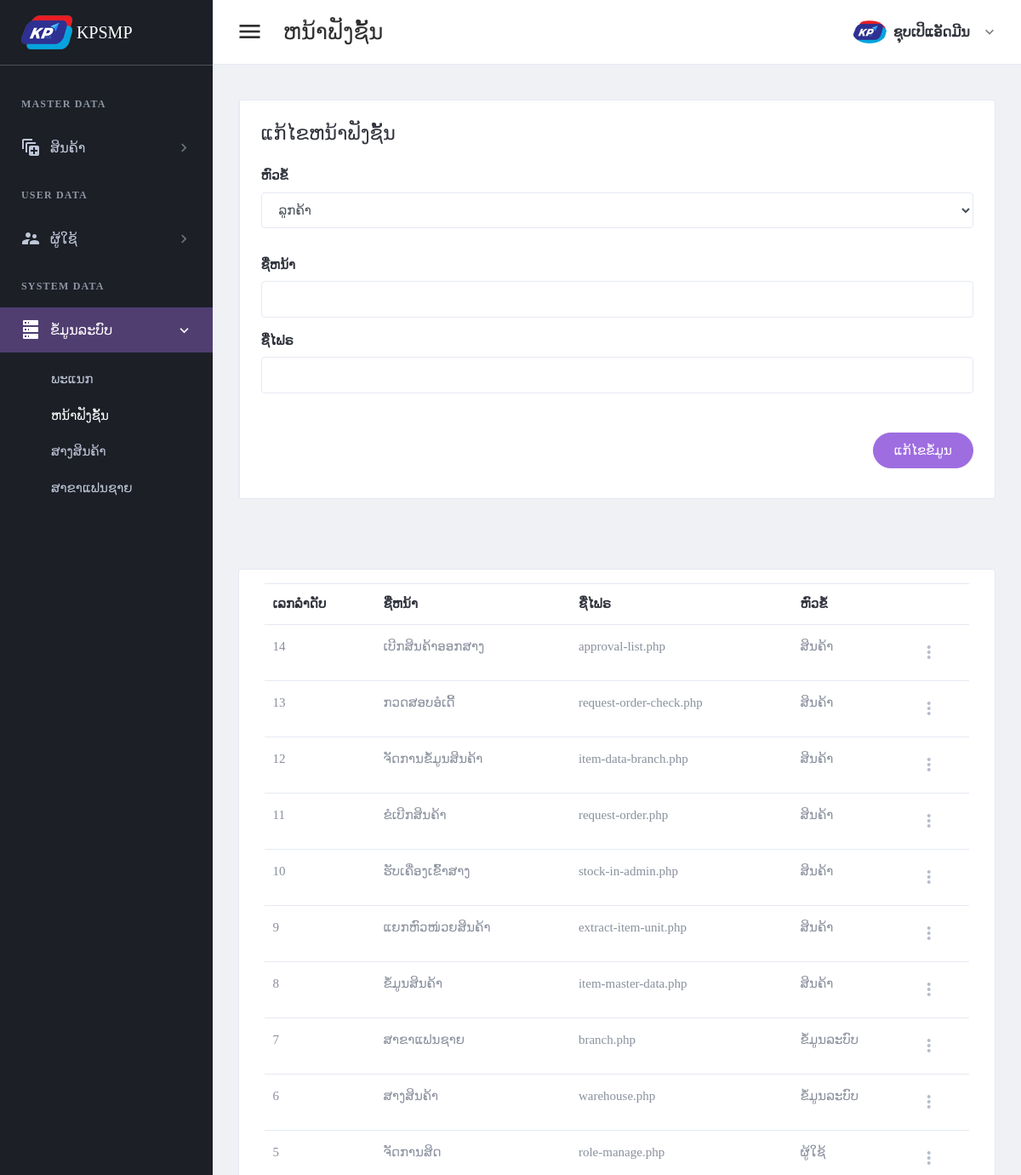
The app's page /page/edit-function.php (signed in, upper part), older data.
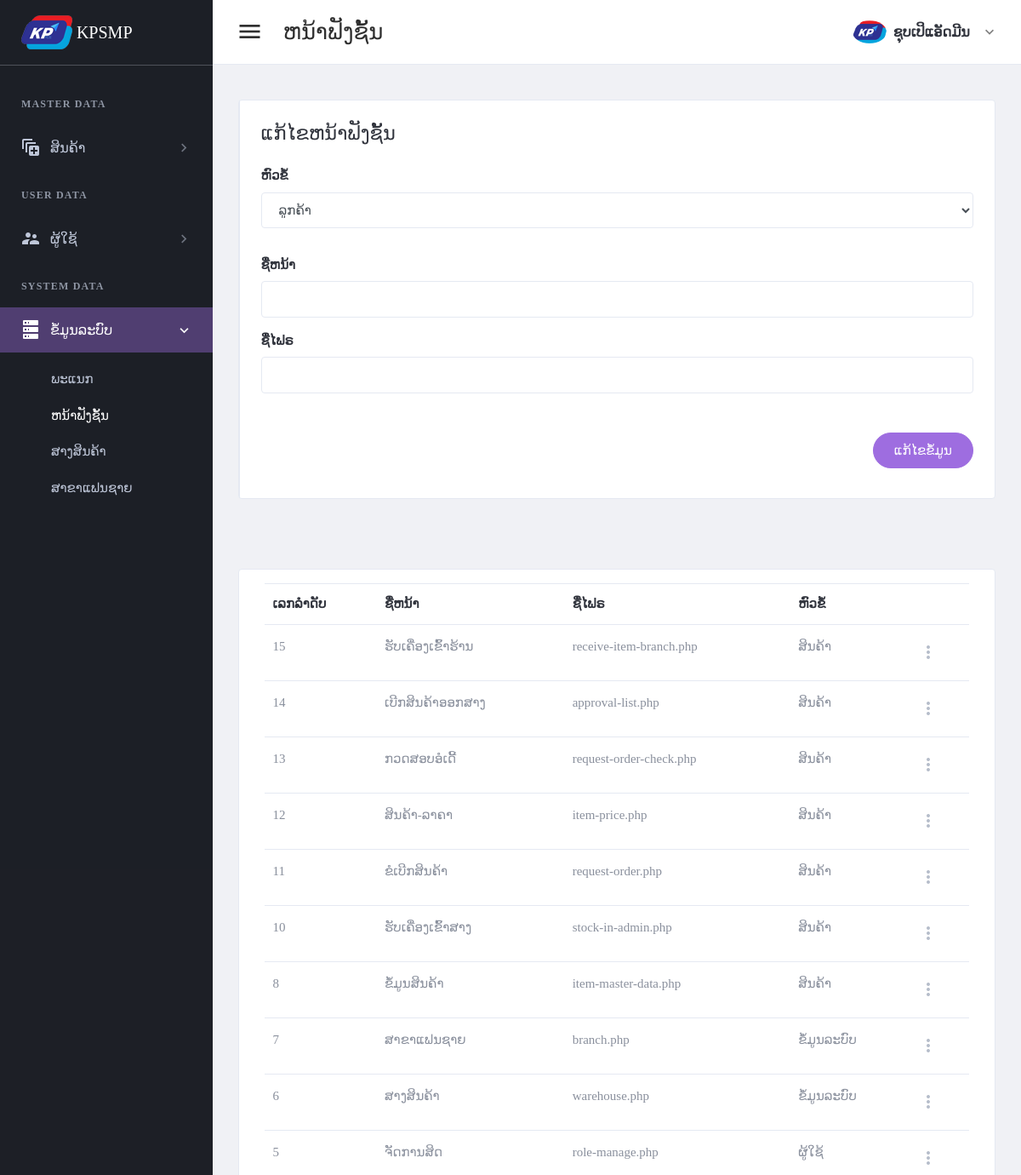
The same page, newer data.
### tables this page shows
CREATE TABLE `tbl_header_title` (
  `ht_id` int(11) NOT NULL,
  `ht_name` varchar(300) DEFAULT NULL
);

CREATE TABLE `tbl_sub_title` (
  `st_id` int(11) NOT NULL,
  `st_name` varchar(300) DEFAULT NULL,
  `icon_code` varchar(100) DEFAULT NULL,
  `ht_id` int(11) DEFAULT NULL
);

CREATE TABLE `tbl_page_title` (
  `pt_id` int(11) NOT NULL,
  `pt_name` varchar(300) DEFAULT NULL,
  `ptf_name` varchar(100) DEFAULT NULL,
  `st_id` int(11) DEFAULT NULL
);

### setting/checksession.php (called while the page is built, shortened)
<?php
	if($_SESSION['id_users'] == "" )
	{
	header("location:logout.php");
	}
	  else{
		$role_id = $_SESSION["role_id"];
	}
?>

### page/edit-function.php (the view, shortened to what the changed rows need)
<?php
include("../setting/checksession.php");
include("../setting/conn.php");
$header_name = "ຫນ້າຟັງຊັ້ນ";
$header_click = "4";
?>
<!DOCTYPE html>
<html lang="en" dir="ltr">
<head>
	<?php
	include("../setting/callcss.php");
	?>
</head>
<body class="navbar-fixed sidebar-fixed" id="body">
	<div class="wrapper">
		<?php include "menu.php"; ?>
		<div class="page-wrapper">
			<div class="content-wrapper">
				<div class="content">
					<div class="card card-default">
						<div class="card-body">
							<table id="productsTable" class="table table-hover table-product" style="width:100%">
								<thead>
									<tr>
										<th>ເລກລຳດັບ</th>
										<th>ຊື່ຫນ້າ</th>
										<th>ຊື່ໄຟຣ</th>
										<th>ຫົວຂໍ້</th>
										<th></th>
									</tr>
								</thead>
								<tbody>
									<?php
									$stmt4 = $conn->prepare("SELECT  pt_id,pt_name,ptf_name,st_name
									FROM tbl_page_title a
									left join tbl_sub_title b on a.st_id = b.st_id order by pt_id desc ");
									$stmt4->execute();
									if ($stmt4->rowCount() > 0) {
										while ($row4 = $stmt4->fetch(PDO::FETCH_ASSOC)) {
											$pt_id = $row4['pt_id'];
											$pt_name = $row4['pt_name'];
											$ptf_name = $row4['ptf_name'];
											$st_name = $row4['st_name'];
									?>
											<tr>
												<td><?php echo "$pt_id"; ?></td>
												<td><?php echo "$pt_name"; ?></td>
												<td><?php echo "$ptf_name"; ?></td>
												<td><?php echo "$st_name"; ?></td>
												<td>
                                                    <div class="dropdown">
                                                        <a class="dropdown-toggle icon-burger-mini" href="#" role="button" id="dropdownMenuLink" data-toggle="dropdown" aria-haspopup="true" aria-expanded="false" data-display="static">
                                                        </a>
                                                    </div>
                                                </td>
											</tr>
									<?php
										}
									}
									?>
								</tbody>
							</table>
						</div>
					</div>
				</div>
			</div>
		</div>
	</div>
</body>
</html>

### page/menu.php (shortened to what the changed rows need)
<aside class="left-sidebar sidebar-dark" id="left-sidebar">
  <div id="sidebar" class="sidebar sidebar-with-footer">
    <div class="sidebar-left" data-simplebar style="height: 100%;">
      <ul class="nav sidebar-inner" id="sidebar-menu">
        <?php
        $stmt = $conn->prepare(" SELECT distinct a.ht_id,ht_name
        FROM tbl_header_title a
        left join tbl_role_page b on a.ht_id = b.ht_id
        where role_id ='$role_id'
        order by  a.ht_id asc ");
        $stmt->execute();
        if ($stmt->rowCount() > 0) {
          while ($row = $stmt->fetch(PDO::FETCH_ASSOC)) {
            $ht_id = $row['ht_id'];
            $ht_name = $row['ht_name'];
        ?>
            <li class="section-title"> <?php echo "$ht_name"; ?></li>
            <?php
            $stmt1 = $conn->prepare("SELECT distinct a.st_id,st_name,role_id,icon_code
            FROM tbl_sub_title a
            left join tbl_role_page b on a.st_id = b.st_id
            where a.ht_id = '$ht_id' and role_id ='$role_id'
            order by a.st_id asc ");
            $stmt1->execute();
            if ($stmt1->rowCount() > 0) {
              while ($row1 = $stmt1->fetch(PDO::FETCH_ASSOC)) {
                $st_name = $row1['st_name'];
                $st_id = $row1['st_id'];
                $icon_code = $row1['icon_code'];
            ?>
                <li class='has-sub <?php if ($header_click == "$st_id") {  echo "active expand"; } ?>'>
                  <a class="sidenav-item-link" href="javascript:void(0)" data-toggle="collapse" data-target='#<?php echo "$st_name"; ?>' aria-expanded="false" aria-controls="<?php echo "$st_name"; ?>">
                    <i class="mdi <?php echo"$icon_code";?>"></i>
                    <span class="nav-text"> <?php echo "$st_name"; ?> </span> <b class="caret"></b>
                  </a>
                  <ul class='collapse <?php if ($header_click == "$st_id" ) { echo "show"; } ?>' id="<?php echo "$st_name"; ?>" data-parent="#sidebar-menu">
                    <div class="sub-menu">
                      <?php
                      $stmt2 = $conn->prepare(" SELECT pt_name,ptf_name
                      FROM tbl_page_title a
                      left join tbl_role_page b on a.pt_id = b.pt_id
                      where a.st_id = '$st_id' and role_id ='$role_id'
                      order by a.pt_id asc ");
                      $stmt2->execute();
                      if ($stmt2->rowCount() > 0) {
                        while ($row2 = $stmt2->fetch(PDO::FETCH_ASSOC)) {
                          $pt_name = $row2['pt_name'];
                      ?>
                          <li class="<?php if ($header_name ==  $row2['pt_name']) { echo "active"; } ?>">
                            <a class="sidenav-item-link" href='<?php echo $row2['ptf_name'] ?>'>
                              <span class="nav-text"><?php echo"$pt_name";?></span>
                            </a>
                          </li>
                      <?php
                        }
                      }
                      ?>
                    </div>
                  </ul>
              <?php
              }
            }
              ?>
                </li>
            <?php
          }
        }
            ?>
      </ul>
    </div>
  </div>
</aside>

Row changes from the older to the newer data that the page shows:
removed tbl_page_title: pt_id "9", pt_name "ແຍກຫົວໜ່ວຍສິນຄ້າ", ptf_name "extract-item-unit.php", st.st_name "ສິນຄ້າ", shown under "ແກ້ໄຂຫນ້າຟັງຊັ້ນ"
added tbl_page_title: pt_id "15", pt_name "ຮັບເຄື່ອງເຂົ້າຮ້ານ", ptf_name "receive-item-branch.php", st.st_name "ສິນຄ້າ", shown under "ແກ້ໄຂຫນ້າຟັງຊັ້ນ"
changed tbl_page_title id 12: pt_name "ຈັດການຂໍ້ມູນສິນຄ້າ" → "ສິນຄ້າ-ລາຄາ"; ptf_name "item-data-branch.php" → "item-price.php"
